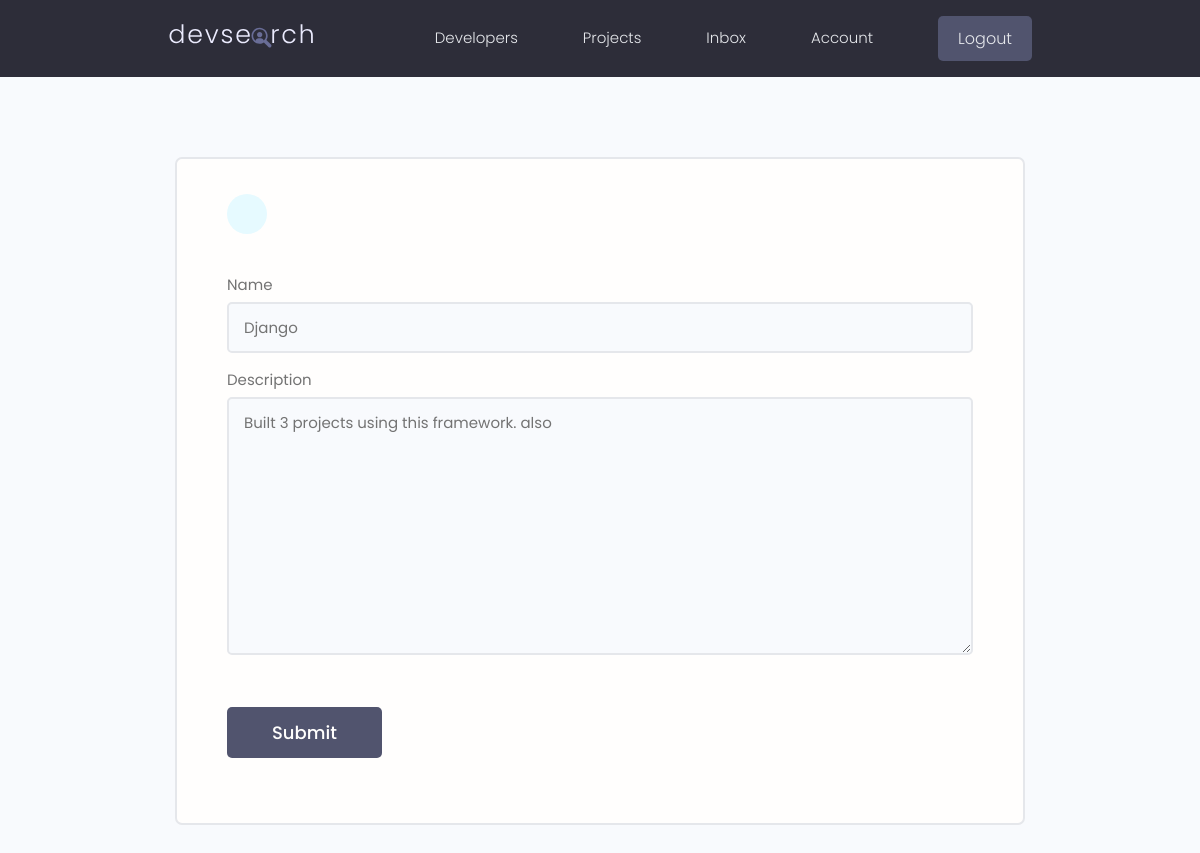
/update-skill/0b4a469c-e4ba-42b7-93b6-c26cbe3845ee/ (signed in), run on an earlier commit of the app's database.
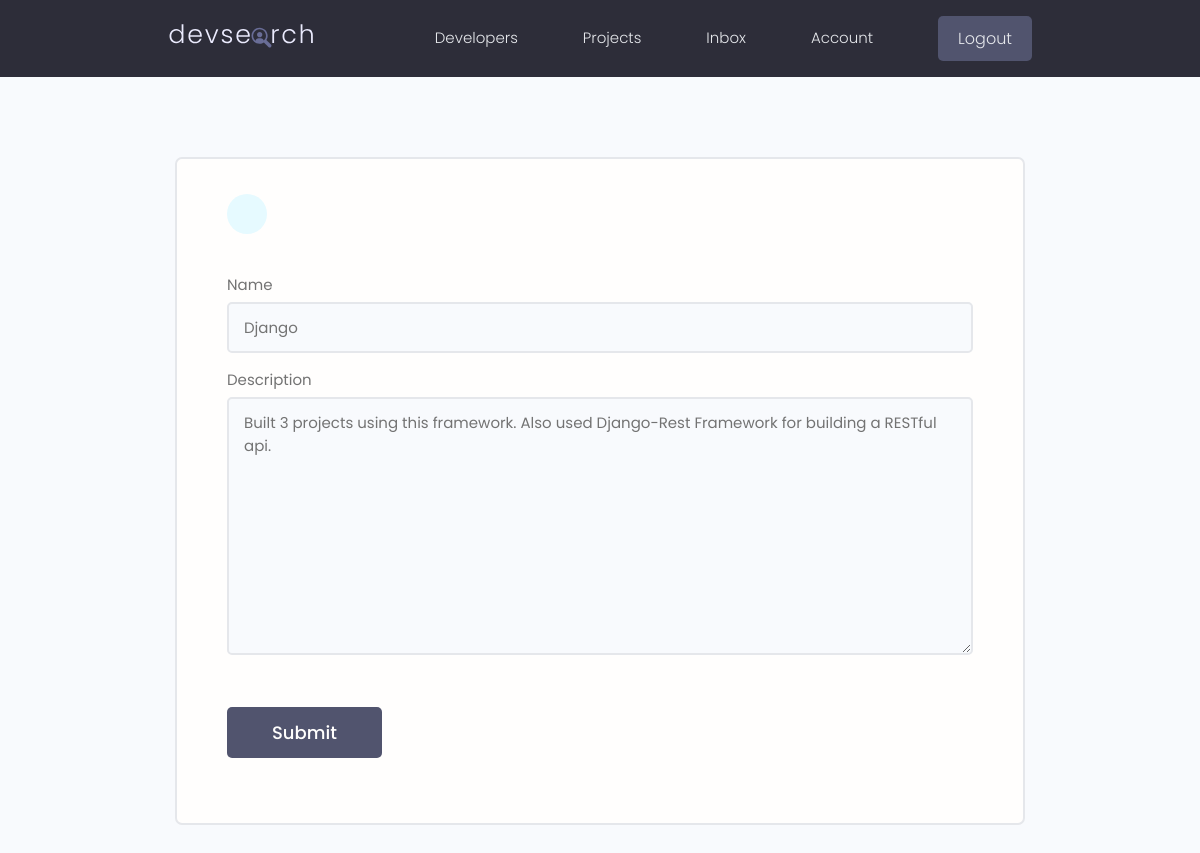
And on a later commit of the database.
### users/models.py (models this page shows, shortened)
class Skill(models.Model):
    owner = models.ForeignKey(Profile,on_delete=models.CASCADE, null=True,blank=True)
    name = models.CharField(max_length=200,null=True,blank=True)
    description = models.TextField(null=True,blank=True)
    created = models.DateTimeField(auto_now_add=True)
    id = models.UUIDField(default=uuid.uuid4,unique=True,primary_key=True,editable=False)

### users/views.py (the view)
# urls.py: path('update-skill/<str:val>/',views.updateskill,name='updateskill'),
@login_required(login_url='login')
def updateskill(req,val):
    prof = req.user.profile
    skill = prof.skill_set.get(id=val)
    if req.method == 'POST':
        form = SkillForm(req.POST, instance=skill)
        if form.is_valid():
            form.save()
            messages.success(req,'Skill updated successfully!')
            return redirect('account')
    form = SkillForm(instance=skill)
    cntxt = {'form':form}
    return render(req,'users/skill_form.html',cntxt)

### users/forms.py
class SkillForm(ModelForm):
    class Meta:
        model = Skill
        fields = '__all__'
        exclude = ['owner']
    def __init__(self, *args, **kwargs):
        super(SkillForm,self).__init__(*args, **kwargs)
        for name,field in self.fields.items():
            field.widget.attrs.update({'class':'input'})

### users/templates/users/skill_form.html (shortened to what this page needs)
{% extends 'main.html' %}
{% block conten %}
<main class="formPage my-xl">
    <div class="content-box">
        <div class="formWrapper">
            <a class="backButton" href="{% url 'account' %}"></a>
            <br>
            <form class="form" method="POST" action="">
                {% for field in form %}
                <div class="form__field">
                    <label for="formInput#text">{{field.label}}</label>
                    {{field}}
                </div>
                {% endfor %}
                <input class="btn btn--sub btn--lg  my-md" type="submit" value="Submit" />
            </form>
        </div>
    </div>
</main>
{% endblock conten %}

What changed in the data, as far as the page shows it:
changed Skill "Django": description "Built 3 projects using this framework. also" → "Built 3 projects using this framework. Also used Django-Rest Framework for building a RESTful api."
